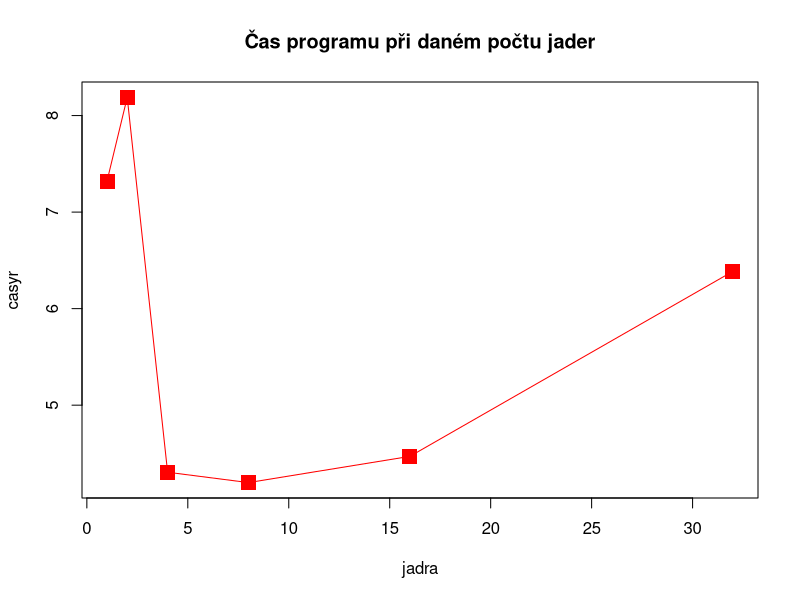

Write R code to recreate this figure.

jadra <- c(1,2,4,8,16,32)
casy <- c(3.343,8.574,15.792,18.958,35.765, 67.835)
casyr <- c(7.322,8.188,4.305,4.198, 4.470,6.387)
plot(y=casyr,x=jadra,pch=15,col="red",cex=2,main="Čas programu při daném počtu jader")
lines(jadra,casyr,col="red")
